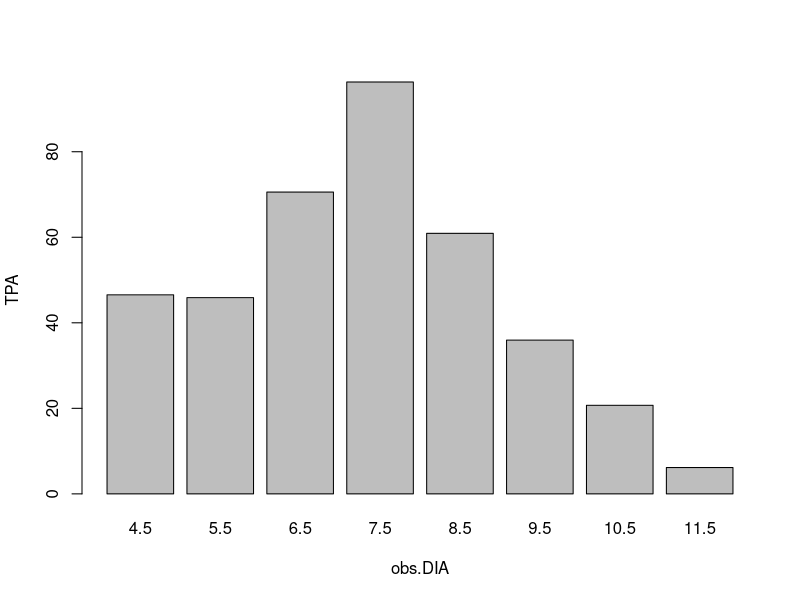
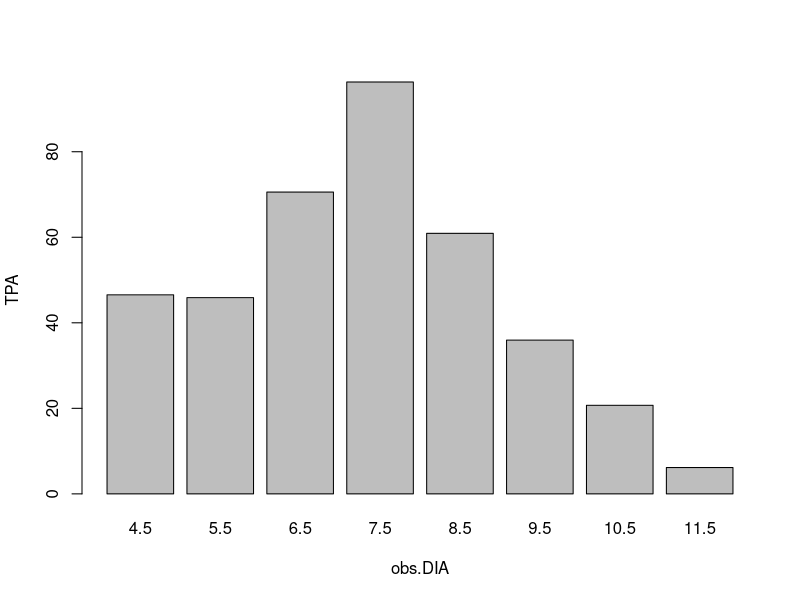

Source code (R) for these figures, in order:
rm(list=ls())

C_AVG<-(485/10)*(1/3)+((151/10)*(2/3))

N_AVG<-(1722/100)*(1/3)+((876/100)*(2/3))

CN<-C_AVG/N_AVG
CN_SCALE<-(CN*6.045)+19.775

temp<-20.76
aridity<-8139*0.0001

age<-matrix(0, nrow=25, ncol=946)
Diameter<-matrix(0, nrow=25, ncol=946)

Diameter[1,]<-(10^(0.8156395 - 0.004348023*temp - 0.2872396*aridity))*(0.3535108*1^(-0.6464892))


for (j in 1:946){
  
  
  for (i in 2:25){
    age[i,j]<-age[i-1,j]+1
    growth<-(10^(0.8156395 - 0.004348023*temp - 0.2872396*aridity))*(0.3535108*age[i,j]^(-0.6464892))

    
    
    if (Diameter[i,j]<=3.94){ M<- rbinom(1,1,(.4/8))}
    else if (Diameter[i,j]>3.94 & Diameter[i,j]<=7.97){M<-rbinom(1,1,(.2/8))}
    else if (Diameter[i,j]>7.97 & Diameter[i,j]<=11.81){M<-rbinom(1,1,(.15/8))}
    else if (Diameter[i,j]>11.81 & Diameter[i,j]<=15.75){M<-rbinom(1,1,(.1/8))}
    else if (Diameter[i,j]>15.75){M<-rbinom(1,1,(0.01/8))}

    
    Diameter[i,j]<-Diameter[i-1,j]+growth-M*(Diameter[i-1,j]+growth)
    
    #TASB [i,j]<-0.0578*(Diameter[i,j]^2.41)*(age[i,j]^.204)
    
    if (M==1){
      age[i,j]<-0
    }
  }}

obs.DIA<-(c(4.5, 5.5, 6.5, 7.5, 8.5, 9.5, 10.5, 11.5))
TPA<-(c(46.54374758, 45.88559814, 70.57225126, 96.30299071, 60.92140921, 35.95407472, 20.71259195, 6.164343786))

mean(obs.DIA)

barplot(TPA~obs.DIA)

mean(Diameter[25,])


# simulation with errror correction -----------

rm(list=ls())
temp<-20.76
aridity<-8139*0.0001

C_AVG<-(485/10)*(1/3)+((151/10)*(2/3))

N_AVG<-(1722/100)*(1/3)+((876/100)*(2/3))


CN<-C_AVG/N_AVG
CN_SCALE<-(CN*6.045)+19.775



age<-matrix(0, nrow=25, ncol=946)
Diameter<-matrix(0, nrow=25, ncol=946)


Diameter[1,]<-(10^(-4.97836 - 0.004348023*temp + 6.06674*aridity))*(0.885401*1^(-0.114599))

for (j in 1:946){
  
  
  for (i in 2:25){
    age[i,j]<-age[i-1,j]+1
    growth<-(10^(-4.97836 - 0.004348023*temp + 6.06674*aridity))*(0.885401*age[i,j]^(-0.114599))

    
    
    if (Diameter[i,j]<=3.94){ M<- rbinom(1,1,(.4/8))}
    else if (Diameter[i,j]>3.94 & Diameter[i,j]<=7.97){M<-rbinom(1,1,(.2/8))}
    else if (Diameter[i,j]>7.97 & Diameter[i,j]<=11.81){M<-rbinom(1,1,(.15/8))}
    else if (Diameter[i,j]>11.81 & Diameter[i,j]<=15.75){M<-rbinom(1,1,(.1/8))}
    else if (Diameter[i,j]>15.75){M<-rbinom(1,1,(0.01/8))}
    

    
    Diameter[i,j]<-Diameter[i-1,j]+growth-M*(Diameter[i-1,j]+growth)
    
    #TASB [i,j]<-0.0578*(Diameter[i,j]^2.41)*(age[i,j]^.204)
    
    if (M==1){
      age[i,j]<-0
    }
  }}

obs.DIA<-(c(4.5, 5.5, 6.5, 7.5, 8.5, 9.5, 10.5, 11.5))
TPA<-(c(46.54374758, 45.88559814, 70.57225126, 96.30299071, 60.92140921, 35.95407472, 20.71259195, 6.164343786))
mean(Diameter[25,])

barplot(TPA~obs.DIA)

mean(Diameter[25,])
